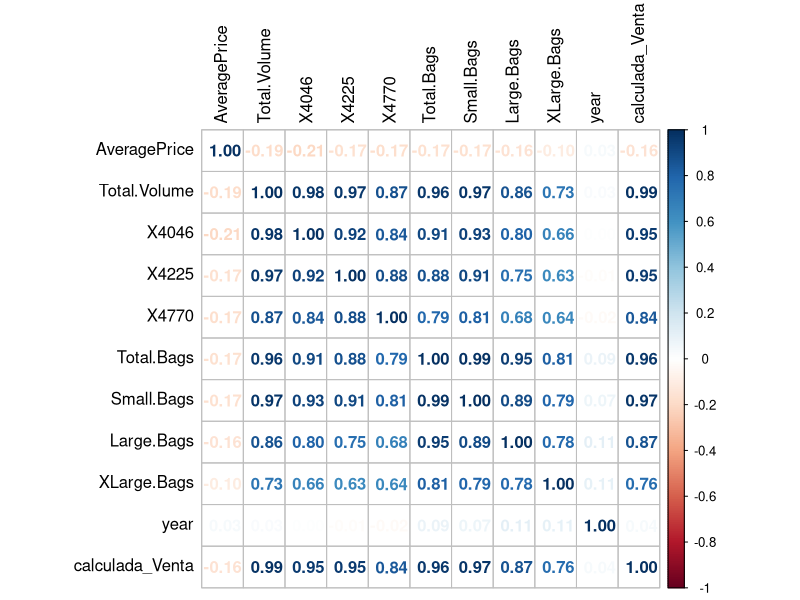
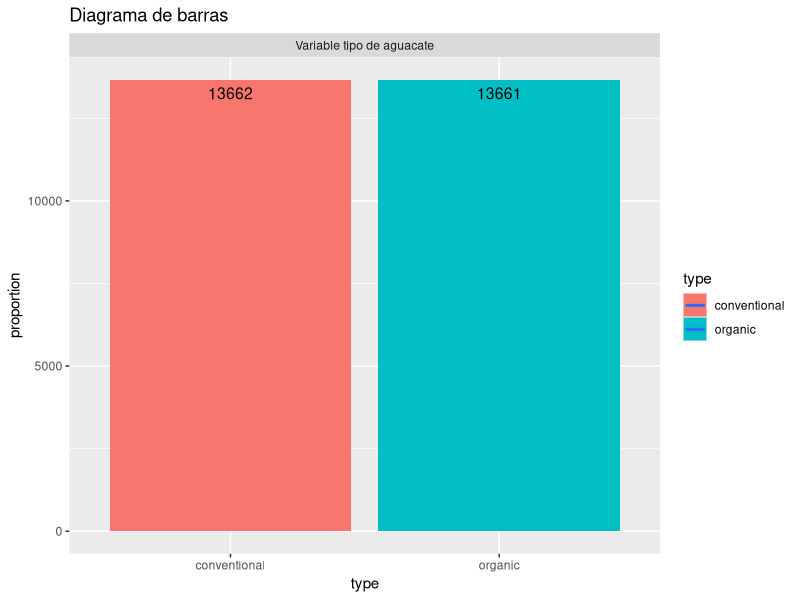
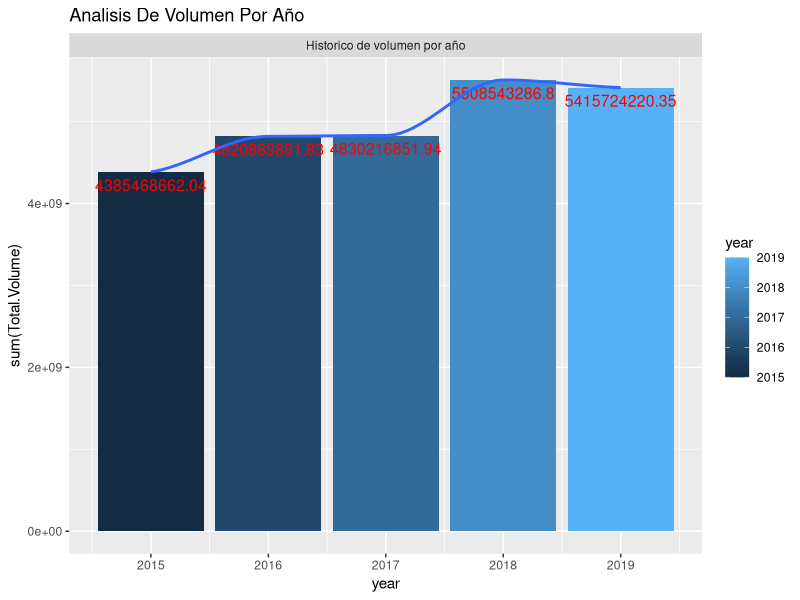
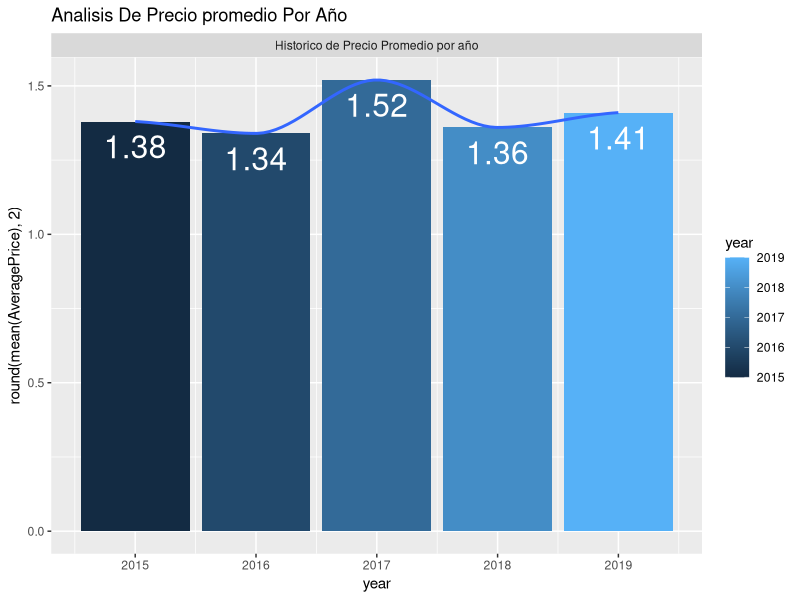
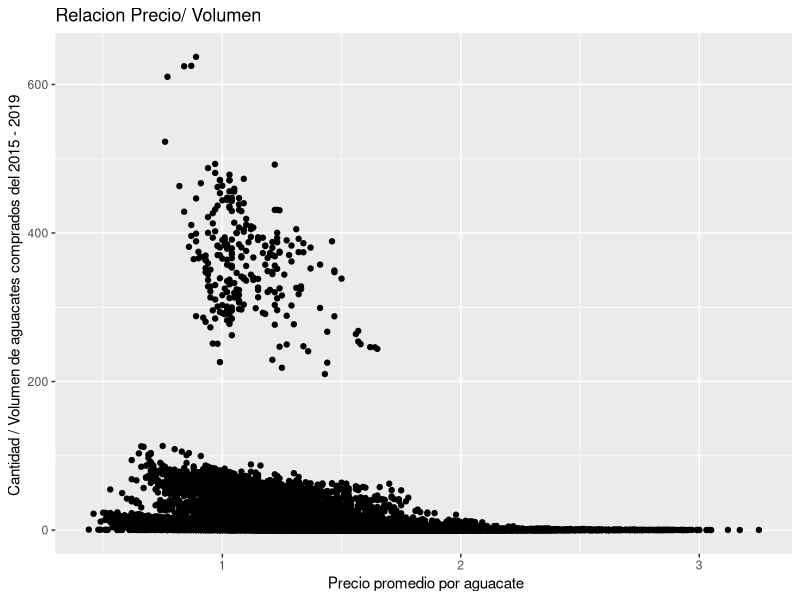
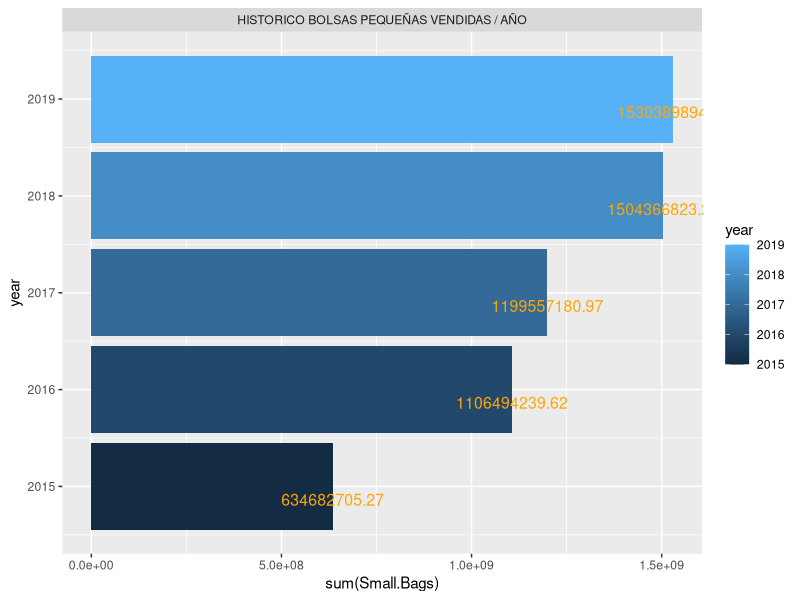
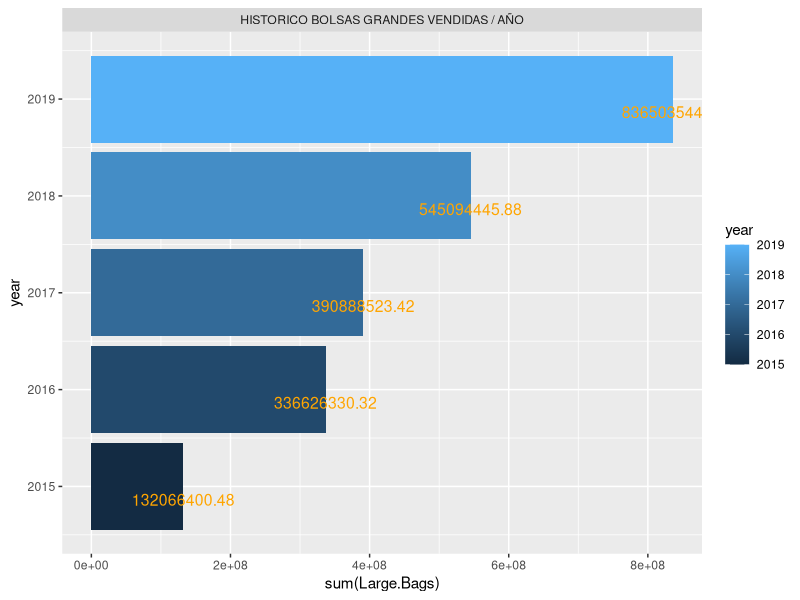
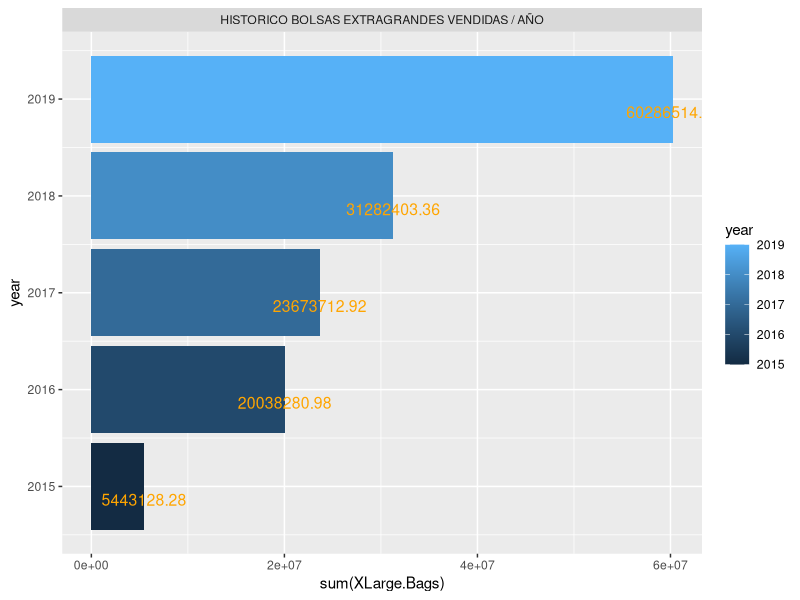

Write the R code that produced these figures, in order.
library(dplyr)
library(readr)
library(ggthemes)
library(ggplot2)
library(cowplot)
library(forcats)
library(dslabs)
data_acv = read.csv("Avocado.csv")
# FUENTE = https://www.kaggle.com/datasets/alanluo418/avocado-prices-20152019
data_acv$calculada_Venta= data_acv$AveragePrice*data_acv$Total.Volume
numeric_val = data_acv[, sapply(data_acv, is.numeric)]
# Calcula la matriz de correlación
cor_matrix = cor(numeric_val);cor_matrix
max(data_acv$Total.Bags)

#Otra opción
library(corrplot)
corrplot(cor_matrix, method = "number", tl.col = "black")

#clasificacion de los aguacates 
#Aguacate Hass pequeño/mediano (~3-5 oz de aguacate) | Plu 4046 Aguacate
#Aguacate Hass grande (~8-10 oz de aguacate) | Plu 4225 Aguacate
#Aguacate Hass extra grande (~10-15 oz de aguacate) | #4770 Aguacate

#analisis exploratorio
#diagrama de barras por tipo de aguacate
data_acv %>%
  count(type) %>%
  mutate(proportion = n) %>%
  ggplot(aes(type, proportion,fill = type)) + 
  ggtitle("Diagrama de barras ")+
  geom_bar(stat = "identity")+
  geom_text(aes(label= proportion), color="black",  #
            position=position_dodge(0.9), 
            vjust=1.6, 
            size=4.0
  ) + 
  facet_wrap(~"Variable tipo de aguacate") +
  geom_smooth()
#analisis de volumen por año
data_acv %>%
  select(Total.Volume,year) %>%
  filter(year %in% c("2015","2016","2017","2018","2019"))%>%
  group_by(year) %>%
  summarise(sum(Total.Volume)) %>%
  ggplot(aes(year, `sum(Total.Volume)` ,fill = year)) + 
  ggtitle("Analisis De Volumen Por Año ")+
  geom_bar(stat = "identity")+
  geom_text(aes(label= `sum(Total.Volume)`), color="red",  #
            position=position_dodge(0.9), 
            vjust=1.6, 
            size=4.0
  ) + 
  facet_wrap(~"Historico de volumen por año") +
  geom_smooth()
#analisis de precio promedio por año
data_acv %>%
  select(AveragePrice,year) %>%
  filter(year %in% c("2015","2016","2017","2018","2019"))%>%
  group_by(year) %>%
  summarise(round(mean(AveragePrice),2)) %>%
  ggplot(aes(year, `round(mean(AveragePrice), 2)` ,fill = year)) + 
  ggtitle("Analisis De Precio promedio Por Año ")+
  geom_bar(stat = "identity")+
  geom_text(aes(label= `round(mean(AveragePrice), 2)`), color="white",  #
            position=position_dodge(0.9), 
            vjust=1.6, 
            size=8.0
  ) + 
  facet_wrap(~"Historico de Precio Promedio por año") +
  geom_smooth()
# correlacion de precio promedio / volumen vendido
data_acv %>% 
  ggplot(aes(x =AveragePrice , y = Total.Volume/10^5 )) + #valor en cientos de miles
  geom_point()+
  xlab(" Precio promedio por aguacate") + 
  ylab("Cantidad / Volumen de aguacates comprados del 2015 - 2019 ") +
  ggtitle("Relacion Precio/ Volumen")

# historico de bolsas pequeñas vendidas por año
data_acv %>%
  select(Small.Bags,year) %>%
  filter(year %in% c("2015","2016","2017","2018","2019")) %>%
  group_by(year) %>%
  summarise(sum(Small.Bags))%>%
  ggplot(aes(year, `sum(Small.Bags)` ,fill = year)) + 
  geom_bar(stat = "identity")+
  geom_text(aes(label= `sum(Small.Bags)`), color="orange",  #
            position=position_dodge(0.9), 
            vjust=1.6, 
            size=4.0
  ) + 
  facet_wrap(~"HISTORICO BOLSAS PEQUEÑAS VENDIDAS / AÑO") +
  coord_flip()

# historico de bolsas grandes vendidas por año

data_acv %>%
  select(Large.Bags,year) %>%
  filter(year %in% c("2015","2016","2017","2018","2019")) %>%
  group_by(year) %>%
  summarise(sum(Large.Bags))%>%
  ggplot(aes(year, `sum(Large.Bags)` ,fill = year)) + 
  geom_bar(stat = "identity")+
  geom_text(aes(label= `sum(Large.Bags)`), color="orange",  #
            position=position_dodge(0.9), 
            vjust=1.6, 
            size=4.0
  ) + 
  facet_wrap(~"HISTORICO BOLSAS GRANDES VENDIDAS / AÑO") +
  coord_flip()

# historico de bolsas extragrandes vendidas por año

data_acv %>%
  select(XLarge.Bags,year) %>%
  filter(year %in% c("2015","2016","2017","2018","2019")) %>%
  group_by(year) %>%
  summarise(sum(XLarge.Bags))%>%
  ggplot(aes(year, `sum(XLarge.Bags)` ,fill = year)) + 
  geom_bar(stat = "identity")+
  geom_text(aes(label= `sum(XLarge.Bags)`), color="orange",  #
            position=position_dodge(0.9), 
            vjust=1.6, 
            size=4.0
  ) + 
  facet_wrap(~"HISTORICO BOLSAS EXTRAGRANDES VENDIDAS / AÑO") +
  coord_flip()

#Coeficiente de correlación de Pearson 
data_acv %>%
  group_by(region) %>%
  summarise(cor((log10(Total.Volume/10^6)),
                log10(calculada_Venta),
                method = "pearson"))

#Modelo de regresión lineal
modeloah <- data_acv %>%
  lm(log10(calculada_Venta) ~ log10((Total.Volume/10^6)),data= .)    

summary <- summary(modeloah);summary

modeloah$coefficients
##Coeficientes
Pendiente <- modeloah$coefficients[2];Pendiente
Intercepto <- modeloah$coefficients[1];Intercepto

data_acv %>%
  ggplot(aes(x = log10(Total.Volume/10^6),
             y = log10(calculada_Venta))) + 
  geom_point(show.legend = FALSE)+
  xlab("volumen in millions (log scale)") + 
  ylab("Total venta de aguacates (log scale)") +
  ggtitle("cantidades vendidas todos los estados 2015-2019") + 
  geom_smooth(method = "lm", se = FALSE, color = "red") + 
  theme_light() +
  geom_text(aes(label = paste("y =", 
                              round(Pendiente, 2), 
                              "x +", 
                              round(Intercepto, 2)),
                x = 0.1, y = 2.8),color = "green",size = 8) 
#Examen de residuales
ei=residuals(modeloah);ei #muestra la discrepancia entre 
#los valores predichos y los valores observados reales.
#Un residuo positivo indica que la observación es mayor 
#que la predicción, mientras que un residuo negativo 
#indica lo contrario.
pred=fitted(modeloah);pred #muestra qué valores predice 
#el modelo para cada observación
realah = data_acv %>%
  summarize(y=log10(calculada_Venta),x=log10((Total.Volume/10^6))) %>%
  arrange(x);realah
#Prueba t para la media de ei
#install.packages("nortest")
library(nortest)

t.test(ei)
#Como el p-valor es mayor que el nivel de significancia 0.05, 
#no se rechaza la hipótesis nula
qplot(pred,ei,xlab = "Valores ajustados",
      ylab = "Residuales",ylim = c(-1,1))

#2. Los errores son normales
#Hipótesis
#Ho = Los errores se distribuyen de forma normal
#Ha = Los errores NO se distribuyen de forma normal

#QQplot es una herramienta gráfica utilizada para evaluar si una 
#muestra de datos se distribuye de manera aproximada a una 
#distribución teórica específica, como la distribución 
#normal.
ggplot() +
  geom_qq(aes(sample = ei)) +
  geom_abline(intercept = mean(ei), slope = sd(ei), 
              color = "red", linetype = "dashed") +
  labs(title = "QQ Plot de Residuos", 
       x = "Cuantiles teóricos", y = "Cuantiles observados")
# si n<30 se usa la Prueba de Shapiro Wilk 
# si n>=30 se usa la Prueba de Anderson Darling
ad.test(ei)

#Como el p-valor es mayor que el nivel de significancia 0.05, 
#no se rechaza la hipótesis nula

#3.Los errores son homocedásticos, la homocedasticidad sugiere 
#que la variabilidad de los errores es aproximadamente 
#constante en todos los niveles de la variable independiente.
#Hipótesis
#Ho = Los errores son homocedásticos
#Ha = Los errores NO son homocedásticos
# Prueba de Breusch Pagan 
# Varianza es constante
library(lmtest)
bptest(modeloah)

#Como el p-valor es mayor que el nivel de significancia 0.05, 
#no se rechaza la hipótesis nula

#Prueba de Durbin Watson
dwtest(modeloah,alternative = "two.sided") #greater o less
#Como el p-valor es mayor que el nivel de significancia 0.05, 
#no se rechaza la hipótesis nula

pred1 <- predict(object = modeloah, 
                 newdata = data.frame(Total.Volume=2.971596))

total_pred=(10^(pred1));round(total_pred,0)
